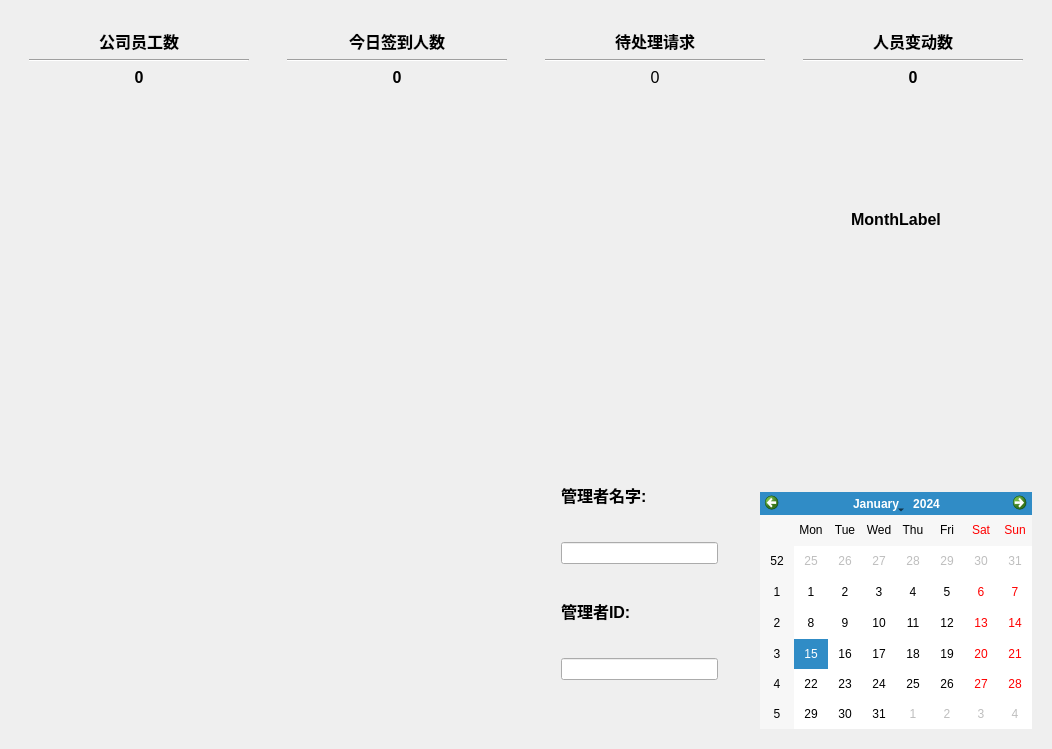
<?xml version="1.0" encoding="UTF-8"?>
<ui version="4.0">
 <class>Proc_MainPage</class>
 <widget class="QWidget" name="Proc_MainPage">
  <property name="geometry">
   <rect>
    <x>0</x>
    <y>0</y>
    <width>1052</width>
    <height>749</height>
   </rect>
  </property>
  <property name="windowTitle">
   <string>Form</string>
  </property>
  <layout class="QVBoxLayout" name="verticalLayout" stretch="1,100">
   <property name="spacing">
    <number>13</number>
   </property>
   <item>
    <widget class="QWidget" name="widget_topBar_container" native="true">
     <layout class="QHBoxLayout" name="layout_topBar_main">
      <property name="spacing">
       <number>20</number>
      </property>
      <item>
       <widget class="QWidget" name="widget_topBar_totalNum" native="true">
        <layout class="QVBoxLayout" name="layout_topBar_1">
         <item>
          <widget class="QLabel" name="label_topBar_totalNum_title">
           <property name="font">
            <font>
             <family>Microsoft YaHei UI</family>
             <pointsize>12</pointsize>
             <weight>75</weight>
             <bold>true</bold>
            </font>
           </property>
           <property name="text">
            <string>公司员工数</string>
           </property>
           <property name="alignment">
            <set>Qt::AlignCenter</set>
           </property>
          </widget>
         </item>
         <item>
          <widget class="Line" name="line">
           <property name="orientation">
            <enum>Qt::Horizontal</enum>
           </property>
          </widget>
         </item>
         <item>
          <widget class="QLabel" name="label_topBar_totalNum_num">
           <property name="font">
            <font>
             <family>Microsoft YaHei UI</family>
             <pointsize>12</pointsize>
             <weight>75</weight>
             <bold>true</bold>
            </font>
           </property>
           <property name="text">
            <string>0</string>
           </property>
           <property name="alignment">
            <set>Qt::AlignCenter</set>
           </property>
          </widget>
         </item>
        </layout>
       </widget>
      </item>
      <item>
       <widget class="QWidget" name="widget_topBar_checkedNum" native="true">
        <layout class="QVBoxLayout" name="layout_topBar_2">
         <item>
          <widget class="QLabel" name="label_topBar_checkedNum_title">
           <property name="font">
            <font>
             <family>Microsoft YaHei UI</family>
             <pointsize>12</pointsize>
             <weight>75</weight>
             <bold>true</bold>
            </font>
           </property>
           <property name="text">
            <string>今日签到人数</string>
           </property>
           <property name="alignment">
            <set>Qt::AlignCenter</set>
           </property>
          </widget>
         </item>
         <item>
          <widget class="Line" name="line_2">
           <property name="orientation">
            <enum>Qt::Horizontal</enum>
           </property>
          </widget>
         </item>
         <item>
          <widget class="QLabel" name="label_topBar_checkedNum_num">
           <property name="font">
            <font>
             <family>Microsoft YaHei UI</family>
             <pointsize>12</pointsize>
             <weight>75</weight>
             <bold>true</bold>
            </font>
           </property>
           <property name="text">
            <string>0</string>
           </property>
           <property name="alignment">
            <set>Qt::AlignCenter</set>
           </property>
          </widget>
         </item>
        </layout>
       </widget>
      </item>
      <item>
       <widget class="QWidget" name="widget_topBar_requestNum" native="true">
        <layout class="QVBoxLayout" name="layout_topBar_3">
         <item>
          <widget class="QLabel" name="label_topBar_requestNum_title">
           <property name="font">
            <font>
             <family>Microsoft YaHei UI</family>
             <pointsize>12</pointsize>
             <weight>75</weight>
             <bold>true</bold>
            </font>
           </property>
           <property name="text">
            <string>待处理请求</string>
           </property>
           <property name="alignment">
            <set>Qt::AlignCenter</set>
           </property>
          </widget>
         </item>
         <item>
          <widget class="Line" name="line_3">
           <property name="orientation">
            <enum>Qt::Horizontal</enum>
           </property>
          </widget>
         </item>
         <item>
          <widget class="QLabel" name="label_topBar_requestNum_num">
           <property name="font">
            <font>
             <family>Microsoft YaHei UI</family>
             <pointsize>12</pointsize>
            </font>
           </property>
           <property name="text">
            <string>0</string>
           </property>
           <property name="alignment">
            <set>Qt::AlignCenter</set>
           </property>
          </widget>
         </item>
        </layout>
       </widget>
      </item>
      <item>
       <widget class="QWidget" name="widget_topBar_personChgNum" native="true">
        <layout class="QVBoxLayout" name="layout_topBar_4">
         <item>
          <widget class="QLabel" name="label_topBar_personChgNum_title">
           <property name="font">
            <font>
             <family>Microsoft YaHei UI</family>
             <pointsize>12</pointsize>
             <weight>75</weight>
             <bold>true</bold>
            </font>
           </property>
           <property name="text">
            <string>人员变动数</string>
           </property>
           <property name="alignment">
            <set>Qt::AlignCenter</set>
           </property>
          </widget>
         </item>
         <item>
          <widget class="Line" name="line_4">
           <property name="orientation">
            <enum>Qt::Horizontal</enum>
           </property>
          </widget>
         </item>
         <item>
          <widget class="QLabel" name="label_topBar_personChgNum_num">
           <property name="font">
            <font>
             <family>Microsoft YaHei UI</family>
             <pointsize>12</pointsize>
             <weight>75</weight>
             <bold>true</bold>
            </font>
           </property>
           <property name="text">
            <string>0</string>
           </property>
           <property name="alignment">
            <set>Qt::AlignCenter</set>
           </property>
          </widget>
         </item>
        </layout>
       </widget>
      </item>
     </layout>
    </widget>
   </item>
   <item>
    <layout class="QHBoxLayout" name="layout_bottom" stretch="5,2">
     <property name="spacing">
      <number>15</number>
     </property>
     <item>
      <layout class="QVBoxLayout" name="layout_chartMain">
       <property name="spacing">
        <number>15</number>
       </property>
       <item>
        <widget class="QWidget" name="widget_pieChart_container" native="true">
         <layout class="QHBoxLayout" name="layout_widgetPieChartContainer">
          <item>
           <widget class="QWidget" name="widget_showPieChart_aRate" native="true"/>
          </item>
          <item>
           <widget class="QWidget" name="widget_showPieChart_bRate" native="true"/>
          </item>
         </layout>
        </widget>
       </item>
       <item>
        <widget class="QWidget" name="widget_barChart_container" native="true">
         <layout class="QHBoxLayout" name="layout_widgetBarChartContainer" stretch="3,1">
          <item>
           <widget class="QWidget" name="widget_showBarChart" native="true"/>
          </item>
          <item>
           <widget class="QWidget" name="widget_showManagerInfo" native="true">
            <layout class="QVBoxLayout" name="verticalLayout_2">
             <item>
              <widget class="QLabel" name="label_showManagerName">
               <property name="font">
                <font>
                 <family>Microsoft YaHei UI</family>
                 <pointsize>12</pointsize>
                 <weight>75</weight>
                 <bold>true</bold>
                </font>
               </property>
               <property name="text">
                <string>管理者名字:</string>
               </property>
              </widget>
             </item>
             <item>
              <widget class="QLineEdit" name="LEdit_showManagerName"/>
             </item>
             <item>
              <widget class="QLabel" name="label_showManagerId">
               <property name="font">
                <font>
                 <family>Microsoft YaHei UI</family>
                 <pointsize>12</pointsize>
                 <weight>75</weight>
                 <bold>true</bold>
                </font>
               </property>
               <property name="text">
                <string>管理者ID:</string>
               </property>
              </widget>
             </item>
             <item>
              <widget class="QLineEdit" name="LEdit_showManegerId"/>
             </item>
             <item>
              <spacer name="verticalSpacer">
               <property name="orientation">
                <enum>Qt::Vertical</enum>
               </property>
               <property name="sizeType">
                <enum>QSizePolicy::Preferred</enum>
               </property>
               <property name="sizeHint" stdset="0">
                <size>
                 <width>20</width>
                 <height>40</height>
                </size>
               </property>
              </spacer>
             </item>
            </layout>
           </widget>
          </item>
         </layout>
        </widget>
       </item>
      </layout>
     </item>
     <item>
      <widget class="QWidget" name="widget_showDate_container" native="true">
       <layout class="QVBoxLayout" name="layout_showDateMain" stretch="3,2">
        <property name="spacing">
         <number>10</number>
        </property>
        <item>
         <widget class="QWidget" name="widget_showCurDate" native="true">
          <layout class="QVBoxLayout" name="layout_widget_showCurDate" stretch="1,1">
           <item>
            <widget class="QLabel" name="label_showDate_month">
             <property name="font">
              <font>
               <family>Microsoft YaHei UI</family>
               <pointsize>12</pointsize>
               <weight>75</weight>
               <bold>true</bold>
              </font>
             </property>
             <property name="text">
              <string>MonthLabel</string>
             </property>
             <property name="alignment">
              <set>Qt::AlignCenter</set>
             </property>
            </widget>
           </item>
           <item>
            <widget class="QWidget" name="widget_showDate_day" native="true"/>
           </item>
          </layout>
         </widget>
        </item>
        <item>
         <widget class="QCalendarWidget" name="calendarWidget"/>
        </item>
       </layout>
      </widget>
     </item>
    </layout>
   </item>
  </layout>
 </widget>
 <resources/>
 <connections/>
</ui>
